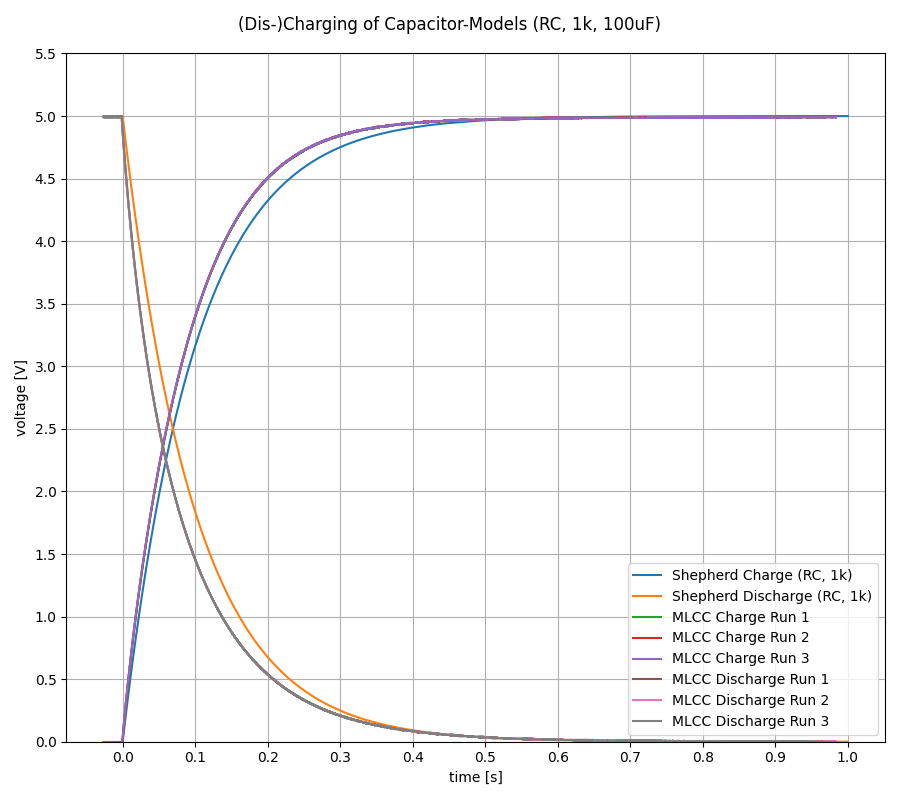

The Python source for this figure:
from bq_cap import paths_analog, get_analog

from pathlib import Path

import numpy as np
from capacitor_shepherd import shp_cap_sim
from matplotlib import pyplot as plt

runtime = 1

shp_dis = shp_cap_sim(U_start_V=5, U_inp_V=0.0, R_inp_Ohm=1000, runtime=runtime)
shp_chg = shp_cap_sim(U_start_V=0, U_inp_V=5.0, R_inp_Ohm=1000, runtime=runtime)

fig = plt.figure(figsize=(9, 8), layout="tight")

plt.plot(shp_chg["time"], shp_chg["voltage"], label="Shepherd Charge (RC, 1k)")
plt.plot(shp_dis["time"], shp_dis["voltage"], label="Shepherd Discharge (RC, 1k)")

for name, path in paths_analog.items():
    cap_real = get_analog(path)
    plt.plot(cap_real["Time [s]"], cap_real["V_BAT"], label=name)

plt.suptitle("(Dis-)Charging of Capacitor-Models (RC, 1k, 100uF)")
plt.xlabel("time [s]")
plt.ylabel("voltage [V]")
plt.xticks(np.arange(0.0, runtime + 0.1, 0.1))
plt.yticks(np.arange(0.0, 5.6, 0.5))
plt.ylim(bottom=0.0)  # , top=1.0)
plt.grid(True)
plt.legend(loc="lower right")
plt.tight_layout()
# force direct values on axis
for ax in fig.get_axes():
    ax.get_yaxis().get_major_formatter().set_useOffset(False)
    ax.get_xaxis().get_major_formatter().set_useOffset(False)
plt.savefig(Path(__file__).with_suffix(".png"))
plt.savefig(Path(__file__).with_suffix(".svg"))
plt.close(fig)
